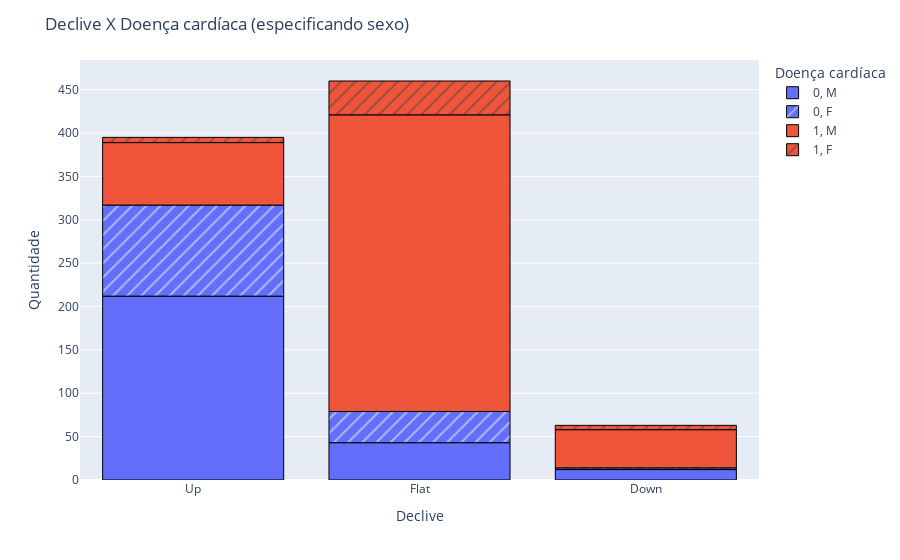

Notebook cell for this chart:
### Code cell
fig = px.histogram(df, x="ST_Slope", color="HeartDisease", pattern_shape="Sex")
fig.update_layout(
    title_text="Declive X Doença cardíaca (especificando sexo)",
    xaxis_title_text="Declive",
    yaxis_title_text="Quantidade",
    legend_title_text="Doença cardíaca"
)
fig.update_traces(marker_line_width=1, marker_line_color="black")
fig.show()

### Figure 1 — Plotly figure (JSON) as saved in the notebook; plotly's stock layout.template omitted (floating-point values rounded to 4 significant figures; data arrays with more than 128 entries replaced by an {"elided": "..."} marker saying what was removed)
{"data": [{"alignmentgroup": "True", "bingroup": "x", "hovertemplate": "HeartDisease=0<br>Sex=M<br>ST_Slope=%{x}<br>count=%{y}<extra></extra>", "legendgroup": "0, M", "marker": {"color": "#636efa", "line": {"color": "black", "width": 1}, "pattern": {"shape": ""}}, "name": "0, M", "offsetgroup": "0, M", "orientation": "v", "showlegend": true, "type": "histogram", "x": {"elided": "267 str values"}, "xaxis": "x", "yaxis": "y"}, {"alignmentgroup": "True", "bingroup": "x", "hovertemplate": "HeartDisease=0<br>Sex=F<br>ST_Slope=%{x}<br>count=%{y}<extra></extra>", "legendgroup": "0, F", "marker": {"color": "#636efa", "line": {"color": "black", "width": 1}, "pattern": {"shape": "/"}}, "name": "0, F", "offsetgroup": "0, F", "orientation": "v", "showlegend": true, "type": "histogram", "x": {"elided": "143 str values"}, "xaxis": "x", "yaxis": "y"}, {"alignmentgroup": "True", "bingroup": "x", "hovertemplate": "HeartDisease=1<br>Sex=M<br>ST_Slope=%{x}<br>count=%{y}<extra></extra>", "legendgroup": "1, M", "marker": {"color": "#EF553B", "line": {"color": "black", "width": 1}, "pattern": {"shape": ""}}, "name": "1, M", "offsetgroup": "1, M", "orientation": "v", "showlegend": true, "type": "histogram", "x": {"elided": "458 str values"}, "xaxis": "x", "yaxis": "y"}, {"alignmentgroup": "True", "bingroup": "x", "hovertemplate": "HeartDisease=1<br>Sex=F<br>ST_Slope=%{x}<br>count=%{y}<extra></extra>", "legendgroup": "1, F", "marker": {"color": "#EF553B", "line": {"color": "black", "width": 1}, "pattern": {"shape": "/"}}, "name": "1, F", "offsetgroup": "1, F", "orientation": "v", "showlegend": true, "type": "histogram", "x": ["Flat", "Flat", "Flat", "Flat", "Flat", "Flat", "Flat", "Flat", "Flat", "Flat", "Flat", "Flat", "Down", "Up", "Up", "Down", "Flat", "Up", "Flat", "Flat", "Flat", "Flat", "Flat", "Flat", "Flat", "Flat", "Flat", "Flat", "Flat", "Up", "Up", "Flat", "Flat", "Up", "Down", "Flat", "Flat", "Flat", "Flat", "Flat", "Flat", "Flat", "Flat", "Down", "Down", "Flat", "Flat", "Flat", "Flat", "Flat"], "xaxis": "x", "yaxis": "y"}], "layout": {"barmode": "relative", "legend": {"title": {"text": "Doença cardíaca"}, "tracegroupgap": 0}, "margin": {"t": 60}, "title": {"text": "Declive X Doença cardíaca (especificando sexo)"}, "xaxis": {"anchor": "y", "domain": [0, 1], "title": {"text": "Declive"}}, "yaxis": {"anchor": "x", "domain": [0, 1], "title": {"text": "Quantidade"}}}}
